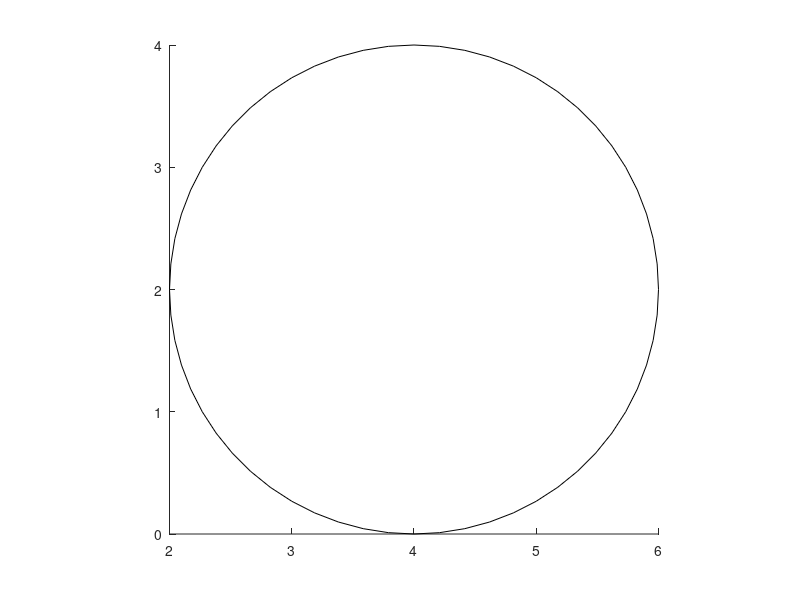

The MATLAB source for this figure: (Note: this script raises an error after producing the figure.)
% This file is a helper file to test the line circle intersection

% Clear all
clearvars
clearvars -global
close all
format shorte

% x = [2,3];  
% y = [4,3];
% x = [3,2];  
% y = [3,4];

circle = [4, 2, 2];  % [x y r]

% Plot
figure(1)
% Draw the circle
d = circle(3)*2;
px = circle(1)-circle(3);
py = circle(2)-circle(3);
rectangle("Position",[px py d d], "Curvature",[1,1]);
daspect([1,1,1]);
hold on
% Plot the line segment
plot(x,y)

% Calculate the intersect
[xn, yn] = findLineCircIntersect(x(1),y(1),x(2),y(2),circle(1),circle(2),circle(3))
% Plot the intersect
plot(xn,yn, "o")
